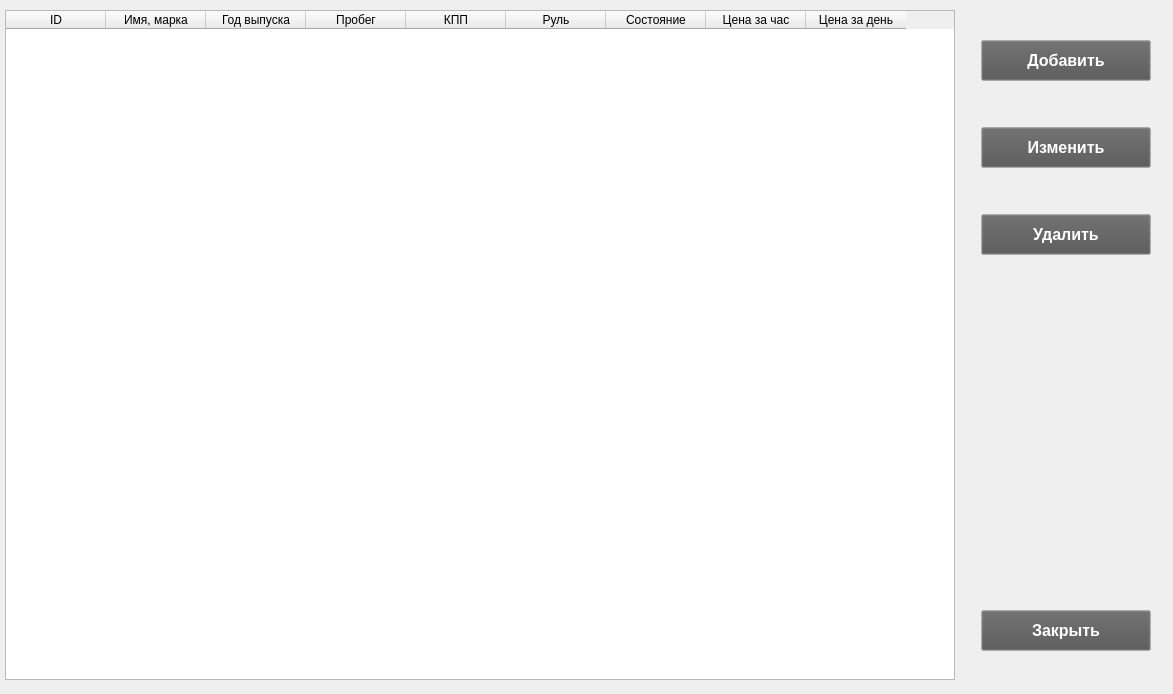
<?xml version="1.0" encoding="UTF-8"?>
<ui version="4.0">
 <class>AutoTableWidget</class>
 <widget class="QWidget" name="autoTableWidget">
  <property name="geometry">
   <rect>
    <x>0</x>
    <y>0</y>
    <width>1173</width>
    <height>694</height>
   </rect>
  </property>
  <property name="windowTitle">
   <string>Form</string>
  </property>
  <widget class="QWidget" name="horizontalLayoutWidget">
   <property name="geometry">
    <rect>
     <x>0</x>
     <y>0</y>
     <width>1172</width>
     <height>691</height>
    </rect>
   </property>
   <layout class="QHBoxLayout" name="horizontalLayout">
    <item>
     <widget class="QTableWidget" name="autoTableWidget_2">
      <property name="sizePolicy">
       <sizepolicy hsizetype="Fixed" vsizetype="Fixed">
        <horstretch>0</horstretch>
        <verstretch>0</verstretch>
       </sizepolicy>
      </property>
      <property name="minimumSize">
       <size>
        <width>950</width>
        <height>17</height>
       </size>
      </property>
      <property name="maximumSize">
       <size>
        <width>16777215</width>
        <height>670</height>
       </size>
      </property>
      <property name="palette">
       <palette>
        <active>
         <colorrole role="WindowText">
          <brush brushstyle="SolidPattern">
           <color alpha="255">
            <red>255</red>
            <green>255</green>
            <blue>255</blue>
           </color>
          </brush>
         </colorrole>
         <colorrole role="Text">
          <brush brushstyle="SolidPattern">
           <color alpha="255">
            <red>0</red>
            <green>0</green>
            <blue>0</blue>
           </color>
          </brush>
         </colorrole>
        </active>
        <inactive>
         <colorrole role="WindowText">
          <brush brushstyle="SolidPattern">
           <color alpha="255">
            <red>255</red>
            <green>255</green>
            <blue>255</blue>
           </color>
          </brush>
         </colorrole>
         <colorrole role="Text">
          <brush brushstyle="SolidPattern">
           <color alpha="255">
            <red>0</red>
            <green>0</green>
            <blue>0</blue>
           </color>
          </brush>
         </colorrole>
        </inactive>
        <disabled/>
       </palette>
      </property>
      <column>
       <property name="text">
        <string>ID</string>
       </property>
      </column>
      <column>
       <property name="text">
        <string>Имя, марка</string>
       </property>
      </column>
      <column>
       <property name="text">
        <string>Год выпуска</string>
       </property>
      </column>
      <column>
       <property name="text">
        <string>Пробег</string>
       </property>
      </column>
      <column>
       <property name="text">
        <string>КПП</string>
       </property>
      </column>
      <column>
       <property name="text">
        <string>Руль</string>
       </property>
      </column>
      <column>
       <property name="text">
        <string>Состояние</string>
       </property>
      </column>
      <column>
       <property name="text">
        <string>Цена за час</string>
       </property>
      </column>
      <column>
       <property name="text">
        <string>Цена за день</string>
       </property>
      </column>
     </widget>
    </item>
    <item>
     <spacer name="horizontalSpacer_2">
      <property name="orientation">
       <enum>Qt::Orientation::Horizontal</enum>
      </property>
      <property name="sizeType">
       <enum>QSizePolicy::Policy::Fixed</enum>
      </property>
      <property name="sizeHint" stdset="0">
       <size>
        <width>15</width>
        <height>20</height>
       </size>
      </property>
     </spacer>
    </item>
    <item>
     <layout class="QVBoxLayout" name="verticalLayout">
      <property name="sizeConstraint">
       <enum>QLayout::SizeConstraint::SetMinAndMaxSize</enum>
      </property>
      <item>
       <spacer name="verticalSpacer">
        <property name="orientation">
         <enum>Qt::Orientation::Vertical</enum>
        </property>
        <property name="sizeType">
         <enum>QSizePolicy::Policy::Fixed</enum>
        </property>
        <property name="sizeHint" stdset="0">
         <size>
          <width>20</width>
          <height>40</height>
         </size>
        </property>
       </spacer>
      </item>
      <item>
       <widget class="QPushButton" name="insertButton">
        <property name="sizePolicy">
         <sizepolicy hsizetype="Fixed" vsizetype="Fixed">
          <horstretch>0</horstretch>
          <verstretch>0</verstretch>
         </sizepolicy>
        </property>
        <property name="minimumSize">
         <size>
          <width>170</width>
          <height>41</height>
         </size>
        </property>
        <property name="maximumSize">
         <size>
          <width>150</width>
          <height>16777215</height>
         </size>
        </property>
        <property name="palette">
         <palette>
          <active>
           <colorrole role="WindowText">
            <brush brushstyle="SolidPattern">
             <color alpha="255">
              <red>255</red>
              <green>255</green>
              <blue>255</blue>
             </color>
            </brush>
           </colorrole>
           <colorrole role="Button">
            <brush brushstyle="SolidPattern">
             <color alpha="255">
              <red>84</red>
              <green>84</green>
              <blue>84</blue>
             </color>
            </brush>
           </colorrole>
           <colorrole role="ButtonText">
            <brush brushstyle="SolidPattern">
             <color alpha="255">
              <red>255</red>
              <green>255</green>
              <blue>255</blue>
             </color>
            </brush>
           </colorrole>
          </active>
          <inactive>
           <colorrole role="WindowText">
            <brush brushstyle="SolidPattern">
             <color alpha="255">
              <red>255</red>
              <green>255</green>
              <blue>255</blue>
             </color>
            </brush>
           </colorrole>
           <colorrole role="Button">
            <brush brushstyle="SolidPattern">
             <color alpha="255">
              <red>84</red>
              <green>84</green>
              <blue>84</blue>
             </color>
            </brush>
           </colorrole>
           <colorrole role="ButtonText">
            <brush brushstyle="SolidPattern">
             <color alpha="255">
              <red>255</red>
              <green>255</green>
              <blue>255</blue>
             </color>
            </brush>
           </colorrole>
          </inactive>
          <disabled>
           <colorrole role="Button">
            <brush brushstyle="SolidPattern">
             <color alpha="255">
              <red>84</red>
              <green>84</green>
              <blue>84</blue>
             </color>
            </brush>
           </colorrole>
          </disabled>
         </palette>
        </property>
        <property name="font">
         <font>
          <pointsize>12</pointsize>
          <bold>true</bold>
         </font>
        </property>
        <property name="text">
         <string>Добавить</string>
        </property>
       </widget>
      </item>
      <item>
       <spacer name="verticalSpacer_4">
        <property name="orientation">
         <enum>Qt::Orientation::Vertical</enum>
        </property>
        <property name="sizeType">
         <enum>QSizePolicy::Policy::Fixed</enum>
        </property>
        <property name="sizeHint" stdset="0">
         <size>
          <width>20</width>
          <height>40</height>
         </size>
        </property>
       </spacer>
      </item>
      <item>
       <widget class="QPushButton" name="editButton">
        <property name="sizePolicy">
         <sizepolicy hsizetype="Fixed" vsizetype="Fixed">
          <horstretch>0</horstretch>
          <verstretch>0</verstretch>
         </sizepolicy>
        </property>
        <property name="minimumSize">
         <size>
          <width>170</width>
          <height>41</height>
         </size>
        </property>
        <property name="maximumSize">
         <size>
          <width>150</width>
          <height>16777215</height>
         </size>
        </property>
        <property name="palette">
         <palette>
          <active>
           <colorrole role="WindowText">
            <brush brushstyle="SolidPattern">
             <color alpha="255">
              <red>255</red>
              <green>255</green>
              <blue>255</blue>
             </color>
            </brush>
           </colorrole>
           <colorrole role="Button">
            <brush brushstyle="SolidPattern">
             <color alpha="255">
              <red>84</red>
              <green>84</green>
              <blue>84</blue>
             </color>
            </brush>
           </colorrole>
           <colorrole role="ButtonText">
            <brush brushstyle="SolidPattern">
             <color alpha="255">
              <red>255</red>
              <green>255</green>
              <blue>255</blue>
             </color>
            </brush>
           </colorrole>
          </active>
          <inactive>
           <colorrole role="WindowText">
            <brush brushstyle="SolidPattern">
             <color alpha="255">
              <red>255</red>
              <green>255</green>
              <blue>255</blue>
             </color>
            </brush>
           </colorrole>
           <colorrole role="Button">
            <brush brushstyle="SolidPattern">
             <color alpha="255">
              <red>84</red>
              <green>84</green>
              <blue>84</blue>
             </color>
            </brush>
           </colorrole>
           <colorrole role="ButtonText">
            <brush brushstyle="SolidPattern">
             <color alpha="255">
              <red>255</red>
              <green>255</green>
              <blue>255</blue>
             </color>
            </brush>
           </colorrole>
          </inactive>
          <disabled>
           <colorrole role="Button">
            <brush brushstyle="SolidPattern">
             <color alpha="255">
              <red>84</red>
              <green>84</green>
              <blue>84</blue>
             </color>
            </brush>
           </colorrole>
          </disabled>
         </palette>
        </property>
        <property name="font">
         <font>
          <pointsize>12</pointsize>
          <bold>true</bold>
         </font>
        </property>
        <property name="text">
         <string>Изменить</string>
        </property>
       </widget>
      </item>
      <item>
       <spacer name="verticalSpacer_5">
        <property name="orientation">
         <enum>Qt::Orientation::Vertical</enum>
        </property>
        <property name="sizeType">
         <enum>QSizePolicy::Policy::Fixed</enum>
        </property>
        <property name="sizeHint" stdset="0">
         <size>
          <width>20</width>
          <height>40</height>
         </size>
        </property>
       </spacer>
      </item>
      <item>
       <widget class="QPushButton" name="deleteButton">
        <property name="sizePolicy">
         <sizepolicy hsizetype="Fixed" vsizetype="Fixed">
          <horstretch>0</horstretch>
          <verstretch>0</verstretch>
         </sizepolicy>
        </property>
        <property name="minimumSize">
         <size>
          <width>170</width>
          <height>41</height>
         </size>
        </property>
        <property name="maximumSize">
         <size>
          <width>150</width>
          <height>16777215</height>
         </size>
        </property>
        <property name="palette">
         <palette>
          <active>
           <colorrole role="WindowText">
            <brush brushstyle="SolidPattern">
             <color alpha="255">
              <red>255</red>
              <green>255</green>
              <blue>255</blue>
             </color>
            </brush>
           </colorrole>
           <colorrole role="Button">
            <brush brushstyle="SolidPattern">
             <color alpha="255">
              <red>84</red>
              <green>84</green>
              <blue>84</blue>
             </color>
            </brush>
           </colorrole>
           <colorrole role="ButtonText">
            <brush brushstyle="SolidPattern">
             <color alpha="255">
              <red>255</red>
              <green>255</green>
              <blue>255</blue>
             </color>
            </brush>
           </colorrole>
          </active>
          <inactive>
           <colorrole role="WindowText">
            <brush brushstyle="SolidPattern">
             <color alpha="255">
              <red>255</red>
              <green>255</green>
              <blue>255</blue>
             </color>
            </brush>
           </colorrole>
           <colorrole role="Button">
            <brush brushstyle="SolidPattern">
             <color alpha="255">
              <red>84</red>
              <green>84</green>
              <blue>84</blue>
             </color>
            </brush>
           </colorrole>
           <colorrole role="ButtonText">
            <brush brushstyle="SolidPattern">
             <color alpha="255">
              <red>255</red>
              <green>255</green>
              <blue>255</blue>
             </color>
            </brush>
           </colorrole>
          </inactive>
          <disabled>
           <colorrole role="Button">
            <brush brushstyle="SolidPattern">
             <color alpha="255">
              <red>84</red>
              <green>84</green>
              <blue>84</blue>
             </color>
            </brush>
           </colorrole>
          </disabled>
         </palette>
        </property>
        <property name="font">
         <font>
          <pointsize>12</pointsize>
          <bold>true</bold>
         </font>
        </property>
        <property name="text">
         <string>Удалить</string>
        </property>
       </widget>
      </item>
      <item>
       <spacer name="verticalSpacer_3">
        <property name="orientation">
         <enum>Qt::Orientation::Vertical</enum>
        </property>
        <property name="sizeType">
         <enum>QSizePolicy::Policy::Expanding</enum>
        </property>
        <property name="sizeHint" stdset="0">
         <size>
          <width>20</width>
          <height>40</height>
         </size>
        </property>
       </spacer>
      </item>
      <item>
       <widget class="QPushButton" name="closeButton">
        <property name="sizePolicy">
         <sizepolicy hsizetype="Fixed" vsizetype="Fixed">
          <horstretch>0</horstretch>
          <verstretch>0</verstretch>
         </sizepolicy>
        </property>
        <property name="minimumSize">
         <size>
          <width>170</width>
          <height>41</height>
         </size>
        </property>
        <property name="maximumSize">
         <size>
          <width>150</width>
          <height>16777215</height>
         </size>
        </property>
        <property name="palette">
         <palette>
          <active>
           <colorrole role="WindowText">
            <brush brushstyle="SolidPattern">
             <color alpha="255">
              <red>255</red>
              <green>255</green>
              <blue>255</blue>
             </color>
            </brush>
           </colorrole>
           <colorrole role="Button">
            <brush brushstyle="SolidPattern">
             <color alpha="255">
              <red>84</red>
              <green>84</green>
              <blue>84</blue>
             </color>
            </brush>
           </colorrole>
           <colorrole role="ButtonText">
            <brush brushstyle="SolidPattern">
             <color alpha="255">
              <red>255</red>
              <green>255</green>
              <blue>255</blue>
             </color>
            </brush>
           </colorrole>
          </active>
          <inactive>
           <colorrole role="WindowText">
            <brush brushstyle="SolidPattern">
             <color alpha="255">
              <red>255</red>
              <green>255</green>
              <blue>255</blue>
             </color>
            </brush>
           </colorrole>
           <colorrole role="Button">
            <brush brushstyle="SolidPattern">
             <color alpha="255">
              <red>84</red>
              <green>84</green>
              <blue>84</blue>
             </color>
            </brush>
           </colorrole>
           <colorrole role="ButtonText">
            <brush brushstyle="SolidPattern">
             <color alpha="255">
              <red>255</red>
              <green>255</green>
              <blue>255</blue>
             </color>
            </brush>
           </colorrole>
          </inactive>
          <disabled>
           <colorrole role="Button">
            <brush brushstyle="SolidPattern">
             <color alpha="255">
              <red>84</red>
              <green>84</green>
              <blue>84</blue>
             </color>
            </brush>
           </colorrole>
          </disabled>
         </palette>
        </property>
        <property name="font">
         <font>
          <pointsize>12</pointsize>
          <bold>true</bold>
         </font>
        </property>
        <property name="text">
         <string>Закрыть</string>
        </property>
       </widget>
      </item>
      <item>
       <spacer name="verticalSpacer_2">
        <property name="orientation">
         <enum>Qt::Orientation::Vertical</enum>
        </property>
        <property name="sizeType">
         <enum>QSizePolicy::Policy::Fixed</enum>
        </property>
        <property name="sizeHint" stdset="0">
         <size>
          <width>20</width>
          <height>40</height>
         </size>
        </property>
       </spacer>
      </item>
     </layout>
    </item>
    <item>
     <spacer name="horizontalSpacer">
      <property name="orientation">
       <enum>Qt::Orientation::Horizontal</enum>
      </property>
      <property name="sizeType">
       <enum>QSizePolicy::Policy::Fixed</enum>
      </property>
      <property name="sizeHint" stdset="0">
       <size>
        <width>15</width>
        <height>20</height>
       </size>
      </property>
     </spacer>
    </item>
   </layout>
  </widget>
 </widget>
 <resources/>
 <connections/>
</ui>
